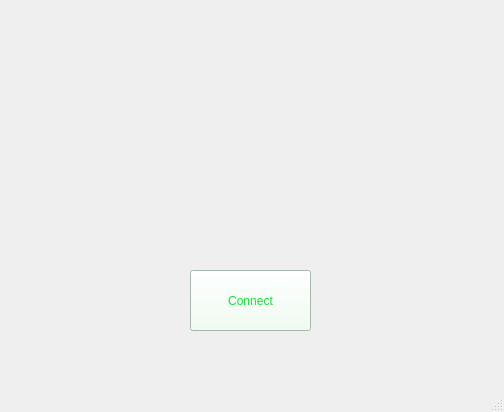
<?xml version="1.0" encoding="UTF-8"?>
<ui version="4.0">
 <class>MainWindow</class>
 <widget class="QMainWindow" name="MainWindow">
  <property name="geometry">
   <rect>
    <x>0</x>
    <y>0</y>
    <width>504</width>
    <height>412</height>
   </rect>
  </property>
  <property name="windowTitle">
   <string>MainWindow</string>
  </property>
  <widget class="QWidget" name="centralwidget">
   <widget class="QPushButton" name="btn_Connect">
    <property name="geometry">
     <rect>
      <x>190</x>
      <y>270</y>
      <width>121</width>
      <height>61</height>
     </rect>
    </property>
    <property name="styleSheet">
     <string notr="true">font: 700 12pt &quot;Ubuntu&quot;;
background-color: rgb(236, 255, 239);
color: rgb(12, 230, 47);</string>
    </property>
    <property name="text">
     <string>Connect</string>
    </property>
   </widget>
  </widget>
  <widget class="QMenuBar" name="menubar">
   <property name="geometry">
    <rect>
     <x>0</x>
     <y>0</y>
     <width>504</width>
     <height>20</height>
    </rect>
   </property>
  </widget>
  <widget class="QStatusBar" name="statusbar"/>
 </widget>
 <resources/>
 <connections/>
</ui>
